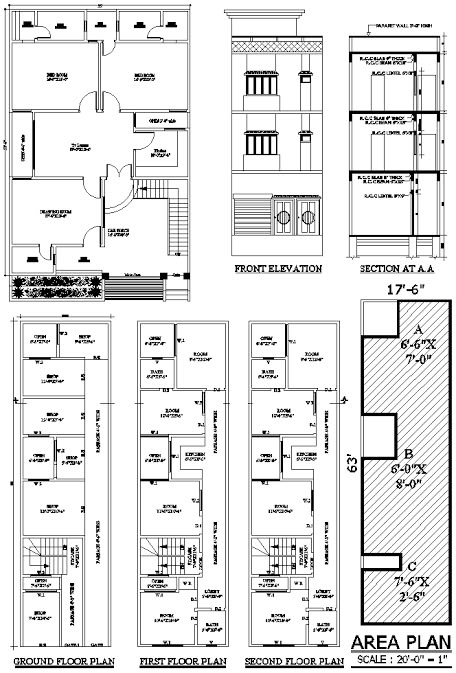
#> input picture WhatsApp Image 2026-11-03 at 5.51.02 PM (3).jpeg, 456 x 673 px; its folder holds only this picture in this run
$ python -i raster_reader.py   (imports and definitions only)   (older library calls are emulated)
#> lines starting #> are read from the running program, lines starting #| are printed output that depends on the picture; after the words box and inside, x2 and y2 are one past the last pixel; in counts of white or black regions, pixels touching at a corner belong together
"""Scanned PDFs and pictures of a drawing (JPG, PNG, TIFF ...).

A picture has no lines or text to read, only pixels, so it is first traced into a drawing the PDF reader
understands, and then read exactly like a CAD PDF that was printed to PDF:
  1. ink: dark or coloured pixels on the paper (uneven lighting of photos is evened out first)
  2. words: read with OCR (cached, like printed PDFs); words of 3+ characters are wiped from the ink
  3. thick ink (solid walls, filled dots) -> filled shapes (walls cut into pieces without holes, so the rooms
     inside a wall ring stay open); thin ink -> centre lines, traced into polylines that end where lines meet,
     like the separate lines of a CAD drawing (a wire ends at the symbol it feeds)
  4. that traced drawing (one PDF page per picture page) is read by pdf_reader: legend, symbols, rooms, areas"""
from __future__ import annotations

import io
import re

import cv2
import numpy as np
import pymupdf
import shapely
from shapely.geometry import Polygon, box

from collections import Counter

from . import ocr, pdf_geometry as geo, pdf_reader
from .common import PointItem, Sheet, SymbolMapper, Text, norm, parse_dimensions, room_type

LONG_SIDE = (3000, 7000)       # pixels: smaller pictures are enlarged (small words), bigger ones reduced (speed)
NOMINAL_DPI = 200              # a picture without a trustworthy resolution: its "paper" size is unknown


def _rgb(img: np.ndarray) -> np.ndarray:
    return np.ascontiguousarray(img[:, :, :3])


# [48 lines left out: functions _fit, pictures, not called in this run]


# ── 1. ink ─────────────────────────────────────────────────────────────────────────────────────────────────────
HUES = [  # (cv2 hue up to, colour) - coloured ink is kept apart: legends often tell symbols by colour
    (10, (1.0, 0.0, 0.0)), (22, (1.0, 0.5, 0.0)), (35, (0.8, 0.8, 0.0)), (85, (0.0, 0.6, 0.0)),
    (100, (0.0, 0.7, 0.7)), (130, (0.0, 0.0, 1.0)), (170, (0.8, 0.0, 0.8)), (181, (1.0, 0.0, 0.0)),
]
COLOURS = [(0.0, 0.0, 0.0)] + [c for _, c in HUES]


def _paper(img: np.ndarray) -> np.ndarray:
    """the paper's colour at every pixel (photos are lit unevenly, paper is off-white): a closing of a small copy,
    which the thin lines and letters vanish from"""
    small = cv2.resize(img, None, fx=0.25, fy=0.25, interpolation=cv2.INTER_AREA)
    paper = cv2.morphologyEx(small, cv2.MORPH_CLOSE, cv2.getStructuringElement(cv2.MORPH_ELLIPSE, (15, 15)))
    return cv2.resize(cv2.GaussianBlur(paper, (0, 0), 3), (img.shape[1], img.shape[0]), interpolation=cv2.INTER_LINEAR)


def for_ocr(img: np.ndarray, paper: np.ndarray | None = None) -> np.ndarray:
    """the picture with white paper and the ink 3x darker: faint thin text (CAD stroke fonts) is found far more
    often by the text detector, and pale coloured lines show their colour clearly"""
    paper = _paper(img) if paper is None else paper
    d = cv2.GaussianBlur(np.clip(paper.astype(np.float32) - img.astype(np.float32), 0, None), (0, 0), 0.6)
    return np.ascontiguousarray(np.clip(255 - 3 * d, 0, 255).astype(np.uint8))


# [20 lines left out: function read_words, not called in this run]


def ink(img: np.ndarray) -> tuple[np.ndarray, np.ndarray]:
    """(ink mask, colour index per pixel: 0 dark, else 1 + HUES index)"""
    paper = _paper(img)
    # ink: darker than the paper in any colour channel (a pale green line is darker in red and blue), by more than
    # the paper's own grain (scanner noise, JPEG)
    # (a slight blur first: it calms the grain far more than it fades a thin line - faint CAD lines are often
    # only 15-25 levels darker than the paper)
    diff = cv2.GaussianBlur((paper.astype(np.int16) - img.astype(np.int16)).max(axis=2).astype(np.float32), (0, 0), 0.8)
    sample = diff[::4, ::4]
    paperish = sample[sample < np.percentile(sample, 60)]
    level = float(np.median(paperish)) if paperish.size else 0.0
    grain = 1.4826 * float(np.median(np.abs(paperish - level))) if paperish.size else 3.0
    strong = diff > max(10.0, level + 6 * grain)
    # faint stretches of a line (thinner or paler there) are kept when they belong to a long stroke or touch clear
    # ink - otherwise a light circle falls apart into arcs; grain at this level only makes small specks
    weak = (diff > max(6.0, level + 3.5 * grain)).astype(np.uint8)
    n, lab, stats, _ = cv2.connectedComponentsWithStats(weak, connectivity=8)
    has_strong = np.zeros(n, bool)
    has_strong[np.unique(lab[strong])] = True
    long_ = np.maximum(stats[:, cv2.CC_STAT_WIDTH], stats[:, cv2.CC_STAT_HEIGHT]) >= 15
    keep = (has_strong | long_) & (stats[:, cv2.CC_STAT_AREA] >= 4)    # (specks of dust and scanner noise out)
    keep[0] = False
    mask = keep[lab].astype(np.uint8)
    # colour from the stretched picture: a pale green line is plainly green there
    hsv = cv2.cvtColor(for_ocr(img, paper), cv2.COLOR_RGB2HSV)
    coloured = (hsv[:, :, 1] > 70) & (hsv[:, :, 2] > 50)
    hue_idx = np.searchsorted(np.array([h for h, _ in HUES]), hsv[:, :, 0], side="right")
    colour = np.where(coloured, 1 + np.minimum(hue_idx, len(HUES) - 1), 0).astype(np.uint8)
    return mask, colour


# [17 lines left out: function wipe_words, not called in this run]


# ── 2. thin lines -> centre lines ──────────────────────────────────────────────────────────────────────────────
# 8 neighbours as bits: N, NE, E, SE, S, SW, W, NW
_KERNEL = np.array([[128, 1, 2], [64, 0, 4], [32, 16, 8]], np.float32)


def _neighbours(code: int) -> list[int]:
    return [(code >> i) & 1 for i in range(8)]


def _luts() -> tuple[np.ndarray, np.ndarray, np.ndarray, np.ndarray]:
    step1, step2, branches, count = (np.zeros(256, np.uint8) for _ in range(4))
    for code in range(256):
        p = _neighbours(code)                      # p[0]=N p[1]=NE p[2]=E p[3]=SE p[4]=S p[5]=SW p[6]=W p[7]=NW
        b = sum(p)
        a = sum(1 for i in range(8) if p[i] == 0 and p[(i + 1) % 8] == 1)
        n, e, s, w = p[0], p[2], p[4], p[6]
        ok = 2 <= b <= 6 and a == 1
        step1[code] = ok and n * e * s == 0 and e * s * w == 0
        step2[code] = ok and n * e * w == 0 and n * s * w == 0
        branches[code] = a
        count[code] = b
    return step1, step2, branches, count


_STEP1, _STEP2, _BRANCHES, _COUNT = _luts()


def _codes(img: np.ndarray) -> np.ndarray:
    return cv2.filter2D(img, cv2.CV_32F, _KERNEL, borderType=cv2.BORDER_CONSTANT).astype(np.int32)


# [239 lines left out: functions thin, trace, _holeless, split_dots, solids, _line_weights, not called in this run]


# ── 4. the traced drawing as a PDF page ────────────────────────────────────────────────────────────────────────
def _mode(values: np.ndarray) -> int:
    return int(np.bincount(values).argmax()) if len(values) else 0


# [57 lines left out: function vectorise, not called in this run]


# ── 5. symbols: each legend symbol, cut from the picture, looked for over the plan ─────────────────────────────
# chamfer matching (pixels at the working size, symbol ~32 px): how far the symbol's strokes are from the plan's,
# on average, and the plan's strokes there from the symbol's
FORWARD_MAX = 2.0
BACKWARD_MAX = 3.0
COVER_MIN = 0.75               # share of the symbol's ink found on the plan (with a pixel of slack)
SYMBOL_PX = 20.0               # symbols are found at about this size ...
FINE_PX = 48.0                 # ... and told apart at this size
MATCH_MIN = 0.38               # score (1 / (1 + cost)) of a match (measured on a scanned test plan)
COARSE_MIN = 0.30              # the quick search's score worth a closer look
MAX_PLACES = 2000              # places looked at closely per page (strongest first)
CLIP = 6.0


def _edges(b: np.ndarray) -> np.ndarray:
    """the outline of ink (a thin line is its own outline; a filled dot becomes a ring)"""
    return (b - cv2.erode(b, np.ones((3, 3), np.uint8))).astype(np.uint8)


# [79 lines left out: functions templates, _split_repeats, not called in this run]


class _Plan:
    """the plan's ink at one working size, ready for chamfer matching"""

    # [187 lines left out: functions __init__, _window_sums, _shapes, _cost, match, _one_each and 1 more, not called in this run]


SINGLE_FEET = re.compile(r"^(\d{2,3})\s*(?:'|’|′|FT)\s*(?:-?\s*(\d{1,2})\s*(?:\"|''|”|″)?)?$")
TYPICAL_ROOM_SQFT = 150.0


# [269 lines left out: functions picture_scale, unnamed_rooms, _unnamed_rooms, _joined, to_pdf, read, not called in this run]

>>> import cv2
>>> picture = cv2.cvtColor(cv2.imread('../../WhatsApp Image 2026-11-03 at 5.51.02 PM (3).jpeg'), cv2.COLOR_BGR2RGB)
>>> result = ink(picture)
#> in _paper, `small = cv2.resize(img, None, fx=0.25, fy=0.25, interpolation=cv2.INTE..`:
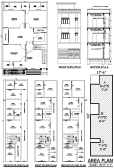
#> small: shape (168, 114, 3); mean R, G, B 226.6, 226.6, 226.6
#> in ink, `diff = cv2.GaussianBlur((paper.astype(np.int16) - img.astype(np.int16)..`:
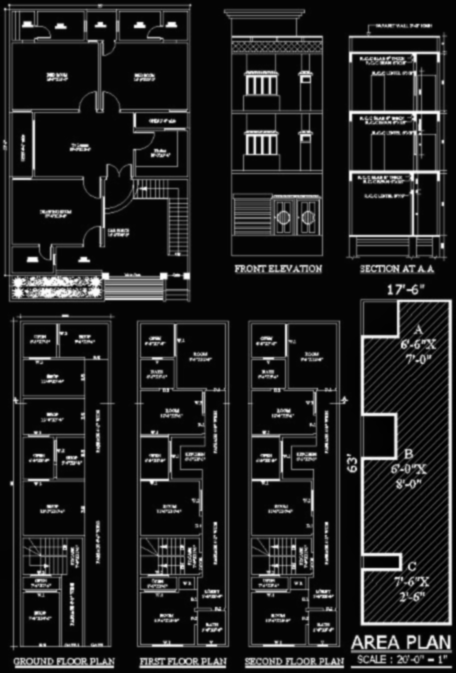
#> diff: shape (673, 456) float32; min -4.3, max 254.3, mean 28; drawn with min black and max white
#> in ink, `sample = diff[::4, ::4]`:
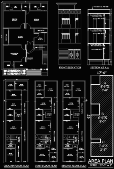
#> sample: shape (169, 114) float32; min -4.3, max 254.3, mean 27.9; drawn with min black and max white
#> in ink, `paperish = sample[sample < np.percentile(sample, 60)]`: paperish = 11559 values, max 9.38 at index 3695, min -4.3 at index 7201, mean 0.765
#> in ink, `level = float(np.median(paperish)) if paperish.size else 0.0`: level = 0.000441
#> in ink, `grain = 1.4826 * float(np.median(np.abs(paperish - level))) if paperis..`: grain = 0.103
#> in ink, `strong = diff > max(10.0, level + 6 * grain)`:
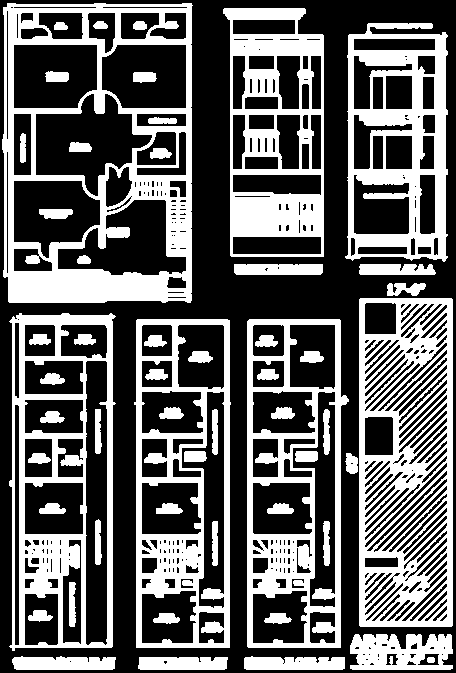
#> strong: shape (673, 456) bool; 38% white; 55 white regions, largest, box (x1, y1, x2, y2) and area: (2, 3, 193, 303) 20482, (359, 298, 453, 627) 18642, (9, 313, 116, 651) 12560
#> in ink, `weak = (diff > max(6.0, level + 3.5 * grain)).astype(np.uint8)`: weak: shape (673, 456); values 0 (black) and 1 (white), 40.8% white; 54 white regions, largest, box (x1, y1, x2, y2) and area: (2, 2, 193, 303) 22122, (345, 298, 454, 627) 21071, (9, 313, 116, 652) 13441
#> in ink, `n, lab, stats, _ = cv2.connectedComponentsWithStats(weak, connectivity..`:
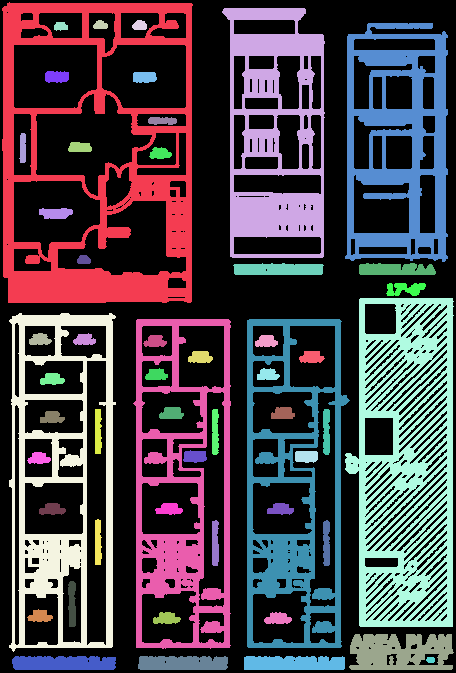
#> lab: shape (673, 456) int32; 55 distinct labels, from 0 to 54; one colour per label, 0 black
#> in ink, `n, lab, stats, _ = cv2.connectedComponentsWithStats(weak, connectivity..`: n = 55; stats = 55 rows, first 6: [0, 0, 456, 673, 181786], [2, 2, 191, 301, 22122], [222, 8, 103, 250, 12956], [93, 20, 15, 9, 104], [132, 20, 15, 10, 121], [54, 22, 14, 9, 101]
#> in for_ocr, `return np.ascontiguousarray(np.clip(255 - 3 * d, 0, 255).astype(np.uin..`:
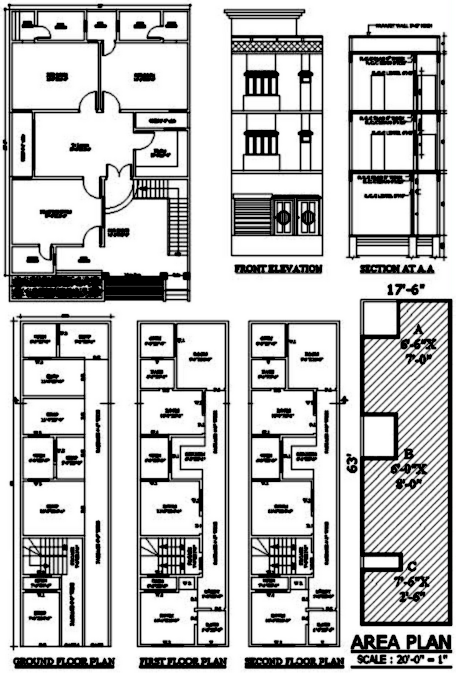
#> returned value: shape (673, 456, 3); mean of channels 0, 1, 2 193.7, 193.7, 193.7; drawn as B, G, R
#> in ink, `hsv = cv2.cvtColor(for_ocr(img, paper), cv2.COLOR_RGB2HSV)`: hsv: shape (673, 456, 3); mean H, S, V 0.7, 0, 193.7
#> in ink, `coloured = (hsv[:, :, 1] > 70) & (hsv[:, :, 2] > 50)`: coloured: shape (673, 456) bool; every value is 0
#> in ink, `hue_idx = np.searchsorted(np.array([h for h, _ in HUES]), hsv[:, :, 0]..`:
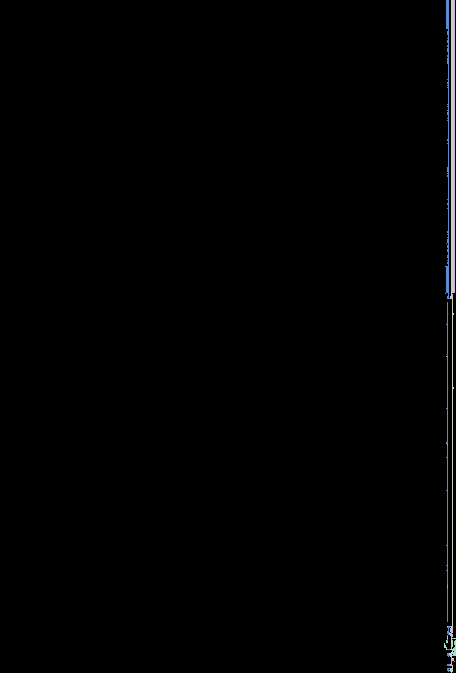
#> hue_idx: shape (673, 456) int64; 6 distinct labels, from 0 to 6; one colour per label, 0 black
